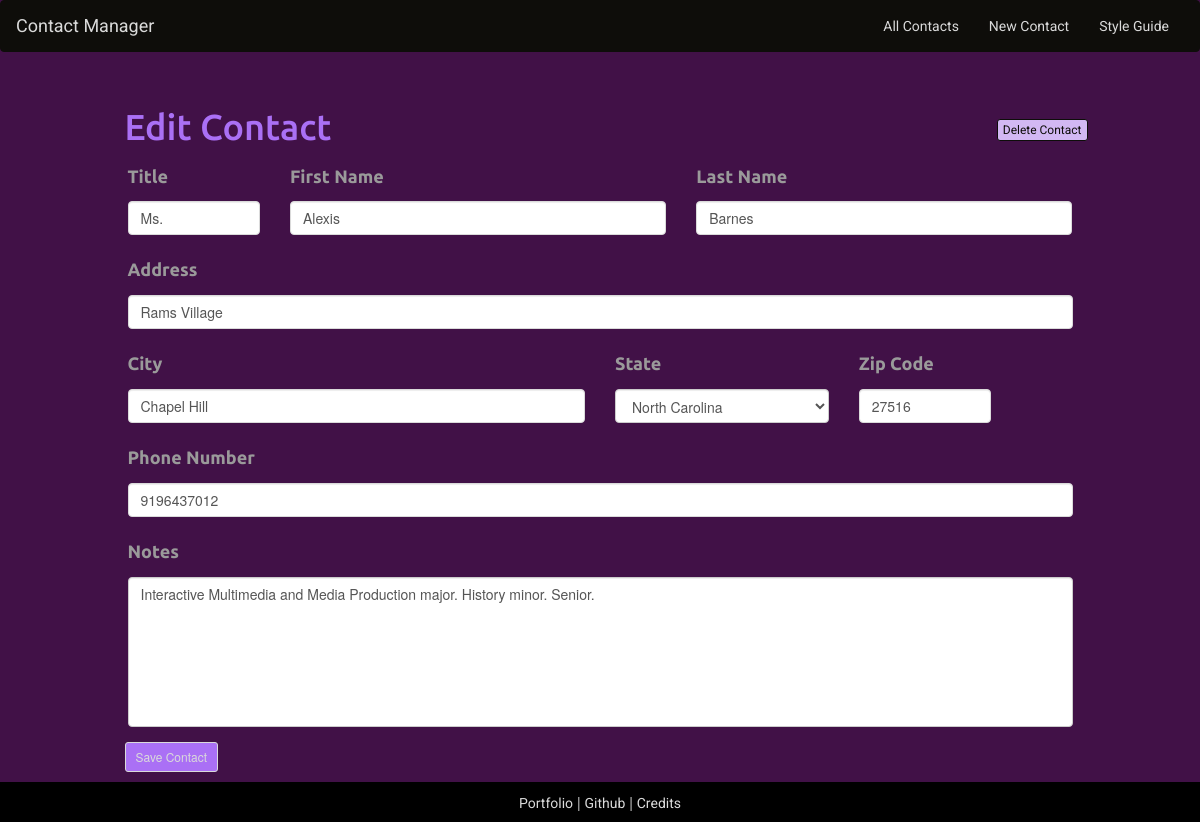
The app's page /edit.php?id=4 with its own data.
### tables this page shows
CREATE TABLE IF NOT EXISTS `contacts` (
  `id` int(11) NOT NULL,
  `first_name` varchar(200) NOT NULL,
  `last_name` varchar(200) NOT NULL,
  `title` varchar(200) NOT NULL,
  `address` varchar(200) NOT NULL,
  `city` varchar(200) NOT NULL,
  `state` varchar(200) NOT NULL,
  `zipcode` varchar(200) NOT NULL,
  `phone` varchar(200) NOT NULL,
  `notes` text NOT NULL
);

### edit.php (the view, shortened to what this page needs)
<?php
  include 'header.php';
  $id = $_GET['id'];
  $stmt = $db->prepare('SELECT * from contacts WHERE id = :id LIMIT 1');
  $stmt->bindParam(':id', $id);
  $stmt->execute();
  $contact = $stmt->fetch(PDO::FETCH_ASSOC);
 ?>
<div class="row">
  <a href="javascript:deleteContact('/delete.php?id=<?= $contact['id']; ?>')" class="btn btn-xs pull-right btn-delete">Delete Contact</a>
<h1>
    <div class="page-btn">
    Edit Contact
  </div>
</h1>
<form method="POST" action="/update.php">
  <div class="form-group col-lg-2 col-md-2 col-sm-2 col-xs-12">
    <label for="contact_title"><h4>Title</h4></label>
    <input class="form-control" type="text" name="title" id="contact_title" value="<?= $contact['title']; ?>" />
  </div>
  <div class="form-group col-lg-5 col-md-5 col-sm-5 col-xs-12">
    <label for="contact_first_name"><h4>First Name</h4></label>
    <input class="form-control" type="text" name="first_name" id="contact_first_name" value="<?= $contact['first_name']; ?>" />
  </div>
  <div class="form-group col-lg-5 col-md-5 col-sm-5 col-xs-12">
    <label for="contact_last_name"><h4>Last Name</h4></label>
    <input class="form-control" type="text" name="last_name" id="contact_last_name" value="<?= $contact['last_name']; ?>" />
  </div>
  <div class="form-group col-lg-12 col-md-12">
    <label for="contact_address"><h4>Address</h4></label>
    <input class="form-control" type="text" name="address" id="contact_address" value="<?= $contact['address']; ?>" />
  </div>
  <div class="form-group col-lg-6 col-md-6">
    <label for="contact_city"><h4>City</h4></label>
    <input class="form-control" type="text" name="city" id="contact_city" value="<?= $contact['city']; ?>" />
  </div>
  <div class="form-group col-lg-3 col-md-3">
    <label for="contact_state"><h4>State</h4></label>
    <select name="state" id="contact_state" value="<?= $contact['state']; ?>" class="form-control">
       <option value="NC"<?= ($contact['state'] == 'NC') ? ' selected' : '' ?>>North Carolina</option>
    </select>
  </div>
  <div class="form-group col-lg-2 col-md-2">
    <label for="contact_zipcode"><h4>Zip Code</h4></label>
    <input class="form-control" type="text" name="zipcode" id="contact_zipcode" value="<?= $contact['zipcode']; ?>" />
  </div>
  <div class="form-group col-lg-12 col-md-12">
    <label for="contact_phone"><h4>Phone Number</h4></label>
    <input class="form-control" type="text" name="phone" id="contact_phone" value="<?= $contact['phone']; ?>" />
  </div>
  <div class="form-group col-lg-12 col-md-12">
    <label for="contact_notes"><h4>Notes</h4></label>
    <textarea class="form-control" name="notes" id="contact_notes"><?=$contact['notes'];?></textarea>
  </div>
  <button class="btn btn-sm page-btn">Save Contact</button>
</form>
<?php include 'footer.php'; ?>

### css/style.css (style rules this page uses)
body { background: #411147; margin-bottom: 50px; }
a { font-family: 'Roboto', sans-serif !important; color: #dadada; }
h1, h2, h3, h4, h5, th { font-family: 'Ubuntu', sans-serif !important; }
textarea.form-control { resize: none; height: 150px; }
.btn-delete { margin-top: 32px; }
.page-btn { margin-left: 12px; }
h1 { color: #AA70F5; }
h4 { color: #9A9A9A; font-weight: bold; }
.btn-sm { background-color: #AA70F5; border-color: #dadada; color: #dadada; }
.btn-lg, .btn-xs { background-color: #D2B8F3; border-color: #0e0d0a; color: #0e0d0a; }
input[type=text] { border: 1px solid #dadada; }
select { border: 1px solid #dadada; }

### records on screen
contacts: title "Ms.", first_name "Alexis", last_name "Barnes", address "Rams Village", city "Chapel Hill", state "North Carolina", zipcode "27516", phone "9196437012", notes "Interactive Multimedia and Media Production major. History minor. Senior."
